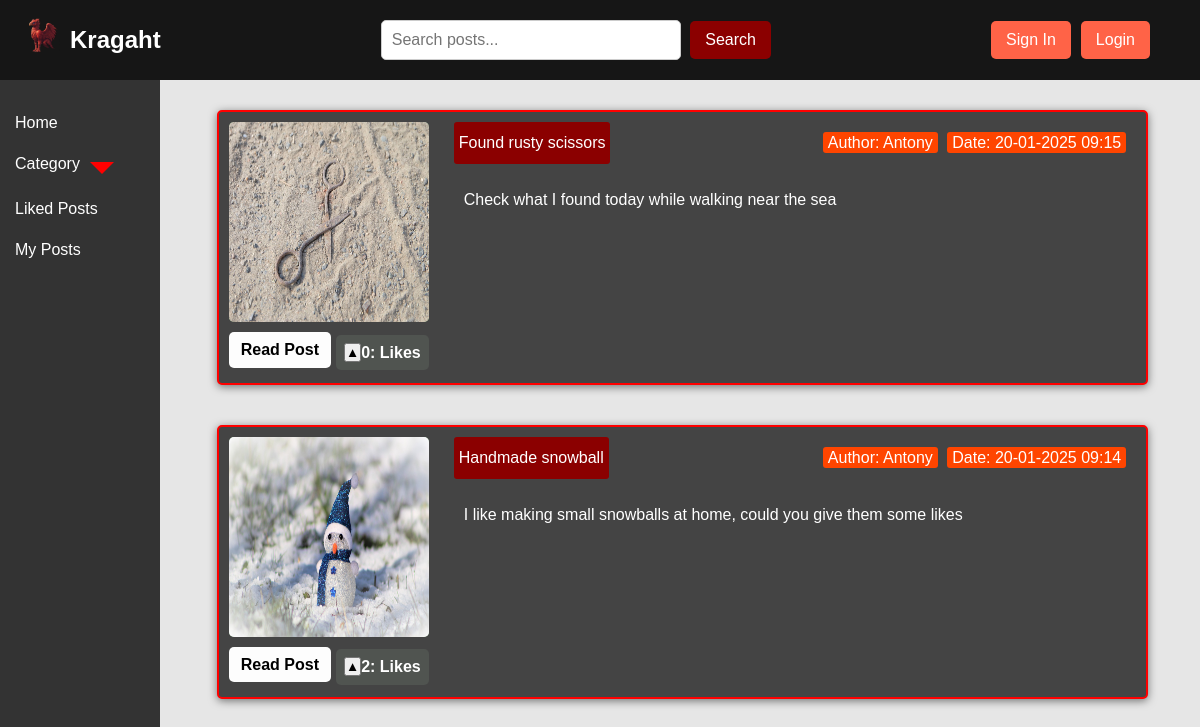
The page /category/interesting-thing/ on the database as committed earlier.
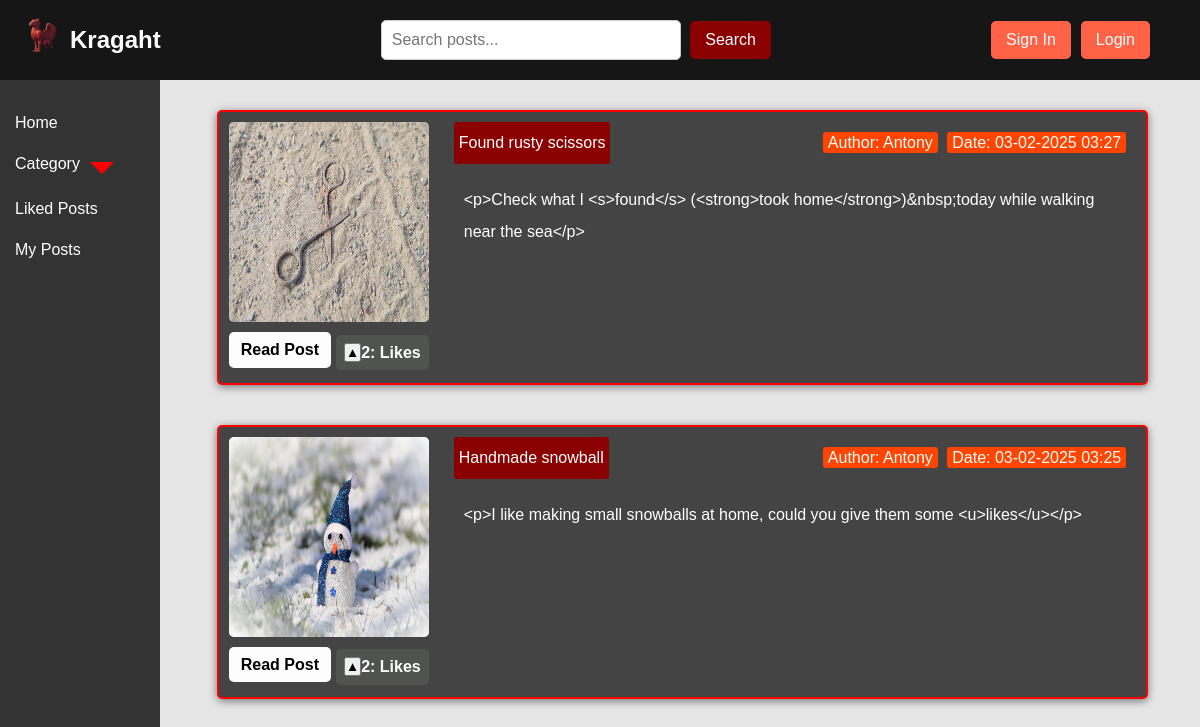
The same page on the database as committed later.
### posts/models.py (models this page shows, shortened)
class Post(models.Model):
    title = models.CharField(max_length=100)
    slug = models.SlugField(max_length=255, unique=True, db_index=True, verbose_name='URL')
    content = RichTextField()  # CKEditor
    author = models.ForeignKey(User, on_delete=models.CASCADE, null=True)
    category = models.ForeignKey('Category', on_delete=models.SET_NULL, blank=True, null=True)
    photo = models.ImageField(upload_to='post_photos/', blank=True, null=True)
    time_create = models.DateTimeField(auto_now=True)
    time_update = models.DateTimeField(auto_now=True)
    likes = models.ManyToManyField(User, related_name='liked_posts', blank=True)
    def get_like_count(self):
        return self.likes.count()

### posts/views.py (the view)
# urls.py: path('category/<slug:category_slug>/', views.category_posts, name='category_posts'),  # Filter posts by a category
def category_posts(request, category_slug):  # Display posts that belong to a specific category.
    category = get_object_or_404(Category, slug=category_slug)
    posts = Post.objects.filter(category_id=category.pk)
    categories = Category.objects.all()
    return render(request, 'posts/category_posts.html', {'category': category, 'categories': categories, 'posts': posts})

### posts/models.py (called while the page is built)
    def get_absolute_url(self):
        return reverse('posts:category_posts', kwargs={'category_slug': self.slug})

### posts/templates/posts/category_posts.html (shortened to what this page needs)
{% extends 'posts/base.html' %}
{% block content %}
<div class="post-container">
    {% for post in posts %}
        <div class="post-card">
            <div class="post-image">
                {% if post.photo %}
                    <img src="{{ post.photo.url }}" alt="{{ post.title }}">
                {% else %}
                    <div class="placeholder-image"></div>
                {% endif %}
                <div class="read-post-container">
                    <a href="{% url 'posts:post_detail' post.slug %}" class="read-post">Read Post</a>
                    <div class="post-interactions">
    <button class="like-button" data-id="{{ post.id }}">
        {% if post.user_liked %}
            &#9650;
        {% else %}
           &#9650;
        {% endif %}
    </button>
    <span id="like-count-{{ post.id }}">{{ post.get_like_count }}</span>: Likes
</div>
                </div>
            </div>
            <div class="post-cont-content">
                <div class="post-header">
                    <div class="post-title">{{ post.title }}</div>
                    <div class="post-meta">
                        <span>Author: {{ post.author.username }}</span>
                        <span>Date: {{ post.time_update|date:"d-m-Y H:i" }}</span>
                    </div>
                </div>
                <div class="post-description">
                    {{ post.content|truncatewords:20 }}
                </div>
            </div>
        </div>
    {% endfor %}
</div>
{% endblock %}

### posts/templates/posts/base.html (shortened to what this page needs)
{% load static %}
<!DOCTYPE html>
<html lang="en">
<head>
    <link rel="stylesheet" href="{% static 'posts/css/css_styles.css' %}">
</head>
<body>
    <header>
        <div class="header-left">
            <div class="logo"><img src="{% static 'posts/img/griff.png' %}"></img></div>
            <h1>Kragaht</h1>
       <div class="header-center">
    <form method="get" action="{% url 'posts:post_list' %}">
        <input
            type="text"
            name="q"
            class="search-box"
            placeholder="Search posts..."
            value="{{ query|default:'' }}"
        >
        <button type="submit" class="search-button">Search</button>
    </form>
</div>
        <div class="header-right">
            <button class="sign-in"><a href="{% url 'posts:user_register' %}"> Sign In</a></button>
            {% if user.is_authenticated %}
              <button class="sign-in"><a href="{% url 'posts:user_logout' %}"> Logout </a></button>
            {% else %}
            <button class="sign-in"><a href="{% url 'posts:user_login' %}"> Login</a></button>
            {% endif %}
        </div>
    </header>
    <div class="container">
        <aside class="sidebar">
            <ul class="sdb">
                <li><a href="{% url 'posts:post_list' %}">Home</a></li>
                <li class="category-item">
                    <a href="#">Category</a>
                    <div class="red-square"></div>
                </li>
                <li><a href="{% url 'posts:liked_posts' %}">Liked Posts</a></li>
                <li><a href="{% url 'posts:my_posts' %}">My Posts</a></li>
            </ul>
        </aside>
        <main class="content">
            {% block content %}
            {% endblock %}
        </main>
    </div>
</body>
</html>

### posts/static/posts/css/css_styles.css (style rules this page uses)
* { margin: 0; padding: 0; box-sizing: border-box; }
body { font-family: Arial, sans-serif; line-height: 1.6; background-color: #e6e6e6; color: #333; height: 100vh; min-height: 100vh; display: flex; flex-direction: column; overflow-x: hidden; overflow-y: scroll; }
h1 { align-items: center; }
a { color: white; text-decoration: none; margin-bottom: 5px; }
header { background-color: rgba(0, 0, 0, 0.9); color: #fff; display: flex; width: 100%; align-items: center; justify-content: space-between; padding: 0 20px; position: sticky; top: 0; z-index: 10; min-width:840px; }
.header-left { display: flex; align-items: center; flex: 1; }
.logo img { width: 40px; height: 40px; margin-right: 10px; }
.header-left h1 { font-size: 1.5rem; }
.header-center { flex-grow: 1; display: flex; justify-content: center; align-items: center; height: 80px; min-width: 450px; }
.search-box { width: 300px; padding: 10px; border: 1px solid #ccc; border-radius: 5px; font-size: 1rem; }
.search-button { padding: 10px 15px; background-color: #8B0000; color: white; border: none; border-radius: 5px; cursor: pointer; font-size: 1rem; margin-left: 5px; }
.header-right { display: flex; align-items: center; margin-right: 20px; }
.sign-in { background-color: #ff6347; color: #fff; border: none; padding: 10px 15px; border-radius: 5px; cursor: pointer; font-size: 1rem; transition: background-color 0.3s; margin-right: 10px; }
.sidebar { width: 160px; min-width: 160px; background-color: #333; color: #fff; padding: 15px; height: 100%; overflow: visible; margin-right: 5px; }
.sidebar ul { list-style: none; }
.sidebar li { margin: 15px 0; position: relative; }
.sidebar a { color: #fff; text-decoration: none; transition: color 0.3s; }
.category-item { display: flex; align-items: center; flex-direction: row; flex-wrap: wrap; }
.red-square { width: 0; height: 0; border-left: 12px solid transparent; border-right: 12px solid transparent; border-top: 12px solid #f00; margin-top: 5px; cursor: pointer; margin-left: 10px; }
.container { flex: 1; display: flex; flex-direction: row; width: 100%; }
.post-card { display: flex; flex-direction: row; background-color: #444; border: 2px solid red; margin: 10px 20px; padding: 10px; border-radius: 5px; box-shadow: 0px 2px 8px rgba(0, 0, 0, 0.5); width: 90%; min-width: 700px; }
.post-image { display: flex; flex-direction: column; align-items: center; margin-right: 15px; }
.post-image img { width: 200px; height: 200px; background-color: #8FBC8F; border-radius: 5px; }
.read-post-container { display: flex; justify-content: space-between; align-items: center; width: 200px; margin-top: 10px; }
.read-post { background-color: #fdfdfd; color: black; text-decoration: none; padding: 5px 10px; border-radius: 5px; font-weight: bold; text-align: center; flex: 1; margin-right: 5px; }
.post-interactions { display: flex; justify-content: center; align-items: center; background-color: #505450; color: white; padding: 5px 8px; border-radius: 5px; font-weight: bold; }
.post-cont-content { flex: 1; line-height: 32px; padding-left: 10px; padding-right: 10px; }
.post-header { display: flex; justify-content: space-between; align-items: center; margin-bottom: 10px; }
.post-title { background-color: #8B0000; color: white; padding: 5px; border-radius: 3px; display: inline-block; }
.post-meta span { background-color: #FF4500; color: white; padding: 2px 5px; margin-left: 5px; border-radius: 3px; }
.post-description { padding: 10px; border-radius: 5px; color: white; }
.content { display: grid; width: 100%; }
.post-container { display: flex; gap: 20px; margin-top: 20px; flex-direction: column; align-items: center; }
.sdb { position: sticky; }

Rows that differ between the two databases and show on the page:
removed Post: photo (picture), get_like_count "0", title "Found rusty scissors", author.username "Antony", time_update "20-01-2025 09:15", content "Check what I found today while walking near the sea"
added Post: photo (picture), get_like_count "2", title "Found rusty scissors", author.username "Antony", time_update "03-02-2025 03:27", content "<p>Check what I <s>found</s> (<strong>took home</strong>)&nbsp;today while walking near the sea</p>"
changed Post "Handmade snowball": time_update "20-01-2025 09:14" → "03-02-2025 03:25"; content "I like making small snowballs at home, could you give them some likes" → "<p>I like making small snowballs at home, could you give them some <u>likes</u></p>"
